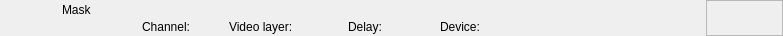
<?xml version="1.0" encoding="UTF-8"?>
<ui version="4.0">
 <class>RundownKeyerWidget</class>
 <widget class="QWidget" name="RundownKeyerWidget">
  <property name="geometry">
   <rect>
    <x>0</x>
    <y>0</y>
    <width>783</width>
    <height>36</height>
   </rect>
  </property>
  <layout class="QHBoxLayout" name="horizontalLayout">
   <property name="spacing">
    <number>0</number>
   </property>
   <property name="margin">
    <number>0</number>
   </property>
   <item>
    <widget class="QFrame" name="frameItem">
     <property name="sizePolicy">
      <sizepolicy hsizetype="Preferred" vsizetype="Fixed">
       <horstretch>0</horstretch>
       <verstretch>0</verstretch>
      </sizepolicy>
     </property>
     <property name="minimumSize">
      <size>
       <width>0</width>
       <height>36</height>
      </size>
     </property>
     <widget class="QLabel" name="labelIcon">
      <property name="geometry">
       <rect>
        <x>22</x>
        <y>2</y>
        <width>32</width>
        <height>32</height>
       </rect>
      </property>
      <property name="text">
       <string/>
      </property>
      <property name="pixmap">
       <pixmap resource="../Resource.qrc">:/Graphics/Images/Mixer.png</pixmap>
      </property>
      <property name="scaledContents">
       <bool>true</bool>
      </property>
     </widget>
     <widget class="QLabel" name="labelChannel">
      <property name="geometry">
       <rect>
        <x>142</x>
        <y>19</y>
        <width>78</width>
        <height>16</height>
       </rect>
      </property>
      <property name="text">
       <string>Channel:</string>
      </property>
     </widget>
     <widget class="QLabel" name="labelLabel">
      <property name="geometry">
       <rect>
        <x>62</x>
        <y>2</y>
        <width>561</width>
        <height>16</height>
       </rect>
      </property>
      <property name="text">
       <string>Mask</string>
      </property>
     </widget>
     <widget class="QLabel" name="labelVideolayer">
      <property name="geometry">
       <rect>
        <x>229</x>
        <y>19</y>
        <width>110</width>
        <height>16</height>
       </rect>
      </property>
      <property name="text">
       <string>Video layer:</string>
      </property>
     </widget>
     <widget class="QLabel" name="labelColor">
      <property name="geometry">
       <rect>
        <x>0</x>
        <y>0</y>
        <width>18</width>
        <height>36</height>
       </rect>
      </property>
      <property name="text">
       <string/>
      </property>
     </widget>
     <widget class="QLabel" name="labelGroupColor">
      <property name="geometry">
       <rect>
        <x>0</x>
        <y>0</y>
        <width>6</width>
        <height>36</height>
       </rect>
      </property>
      <property name="text">
       <string/>
      </property>
     </widget>
     <widget class="QLabel" name="labelDevice">
      <property name="geometry">
       <rect>
        <x>440</x>
        <y>19</y>
        <width>260</width>
        <height>16</height>
       </rect>
      </property>
      <property name="text">
       <string>Device:</string>
      </property>
     </widget>
     <widget class="QLabel" name="labelDelay">
      <property name="geometry">
       <rect>
        <x>348</x>
        <y>19</y>
        <width>83</width>
        <height>16</height>
       </rect>
      </property>
      <property name="text">
       <string>Delay:</string>
      </property>
     </widget>
    </widget>
   </item>
   <item>
    <widget class="QFrame" name="frameStatus">
     <property name="minimumSize">
      <size>
       <width>77</width>
       <height>0</height>
      </size>
     </property>
     <property name="maximumSize">
      <size>
       <width>77</width>
       <height>16777215</height>
      </size>
     </property>
     <property name="frameShape">
      <enum>QFrame::StyledPanel</enum>
     </property>
     <property name="frameShadow">
      <enum>QFrame::Raised</enum>
     </property>
     <widget class="QLabel" name="labelGpiConnected">
      <property name="geometry">
       <rect>
        <x>1</x>
        <y>2</y>
        <width>32</width>
        <height>32</height>
       </rect>
      </property>
      <property name="minimumSize">
       <size>
        <width>32</width>
        <height>32</height>
       </size>
      </property>
      <property name="maximumSize">
       <size>
        <width>32</width>
        <height>32</height>
       </size>
      </property>
      <property name="lineWidth">
       <number>0</number>
      </property>
      <property name="text">
       <string/>
      </property>
      <property name="pixmap">
       <pixmap resource="../Resource.qrc">:/Graphics/Images/GpiConnected.png</pixmap>
      </property>
      <property name="scaledContents">
       <bool>true</bool>
      </property>
     </widget>
     <widget class="QLabel" name="labelDisconnected">
      <property name="geometry">
       <rect>
        <x>32</x>
        <y>2</y>
        <width>32</width>
        <height>32</height>
       </rect>
      </property>
      <property name="minimumSize">
       <size>
        <width>32</width>
        <height>32</height>
       </size>
      </property>
      <property name="maximumSize">
       <size>
        <width>32</width>
        <height>32</height>
       </size>
      </property>
      <property name="text">
       <string/>
      </property>
      <property name="pixmap">
       <pixmap resource="../Resource.qrc">:/Graphics/Images/Disconnected.png</pixmap>
      </property>
      <property name="scaledContents">
       <bool>true</bool>
      </property>
     </widget>
     <widget class="QLabel" name="labelActiveColor">
      <property name="geometry">
       <rect>
        <x>69</x>
        <y>0</y>
        <width>8</width>
        <height>36</height>
       </rect>
      </property>
      <property name="minimumSize">
       <size>
        <width>8</width>
        <height>36</height>
       </size>
      </property>
      <property name="maximumSize">
       <size>
        <width>8</width>
        <height>36</height>
       </size>
      </property>
      <property name="text">
       <string/>
      </property>
     </widget>
    </widget>
   </item>
  </layout>
 </widget>
 <resources>
  <include location="../Resource.qrc"/>
 </resources>
 <connections/>
 <slots>
  <slot>addToCombo()</slot>
 </slots>
</ui>
